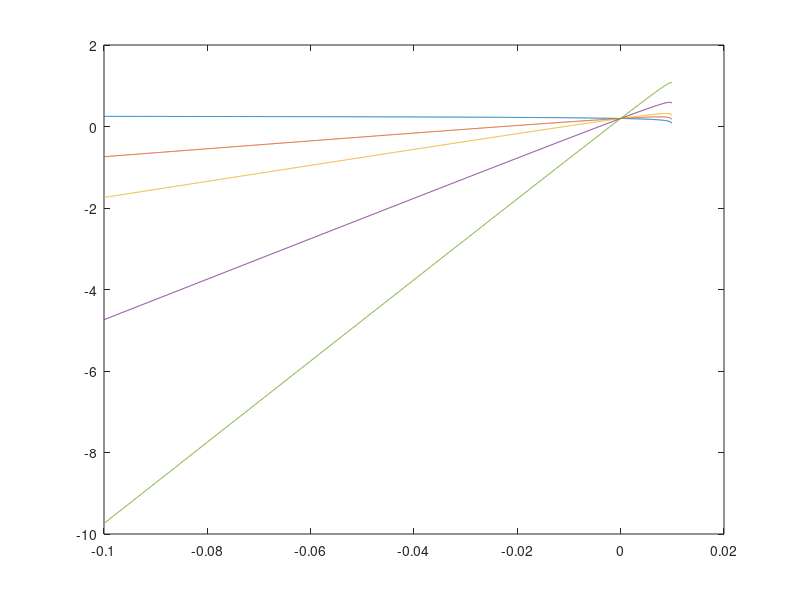
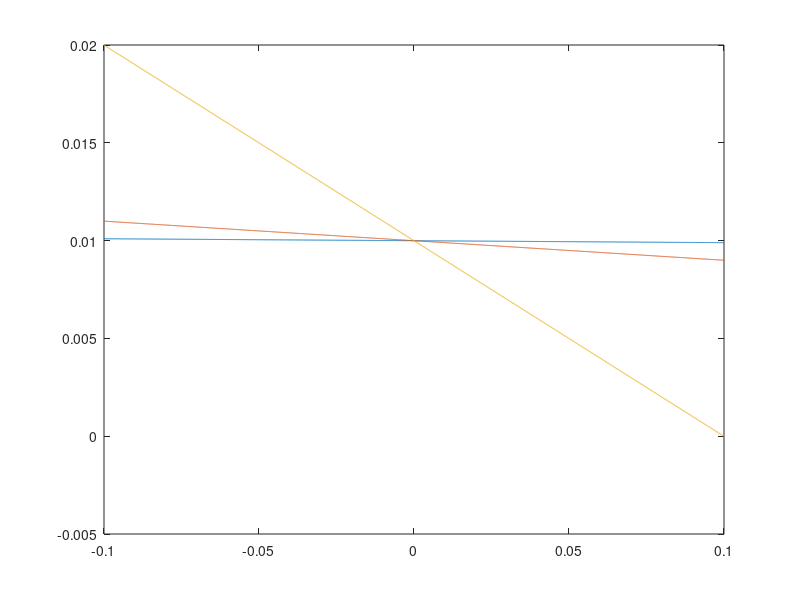

Recreate these plots in MATLAB, in order.
close all
clear all

I_0 = 5e-6;
I_L = 10e-3;
R_S = [.1 10 20 50 100];
V_T = 25.9e-3;

I_S = [-100e-3:1e-4:9.9999e-3];

V_S = zeros(length(R_S),length(I_S));

V_S(1,:) = V_T*log((-I_S+I_L)./I_0)+I_S*R_S(1);
V_S(2,:) = V_T*log((-I_S+I_L)./I_0)+I_S*R_S(2);
V_S(3,:) = V_T*log((-I_S+I_L)./I_0)+I_S*R_S(3);
V_S(4,:) = V_T*log((-I_S+I_L)./I_0)+I_S*R_S(4);
V_S(5,:) = V_T*log((-I_S+I_L)./I_0)+I_S*R_S(5);

figure(1),plot(I_S,V_S)

slope_s = mean([diff(V_S(1,:)); diff(V_S(2,:)); diff(V_S(3,:)); diff(V_S(4,:)); diff(V_S(5,:))].')./1e-4;

R_sh = [1000 100 10];

V_sh = [-100e-3:1e-4:100e-3];

I = zeros(length(R_sh),length(V_sh));

I_sh(1,:) = I_L - I_0*exp(V_T*V_sh)-V_sh/R_sh(1);
I_sh(2,:) = I_L - I_0*exp(V_T*V_sh)-V_sh/R_sh(2);
I_sh(3,:) = I_L - I_0*exp(V_T*V_sh)-V_sh/R_sh(3);

figure(2),plot(V_sh,I_sh)

slope_sh = mean([diff(I_sh(1,:)); diff(I_sh(2,:)); diff(I_sh(3,:))].')./1e-4;